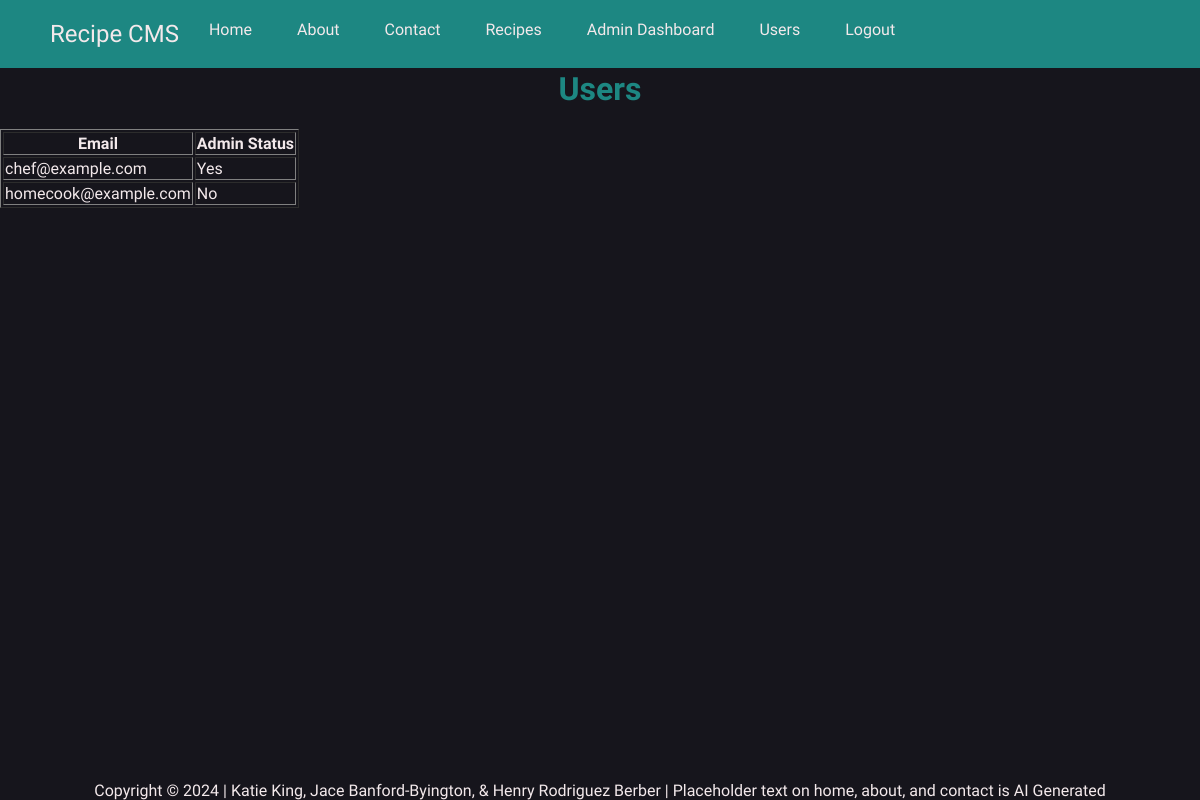
/index.php?page=adminPages/users (signed in), run on the app's committed database.
### tables this page shows
CREATE TABLE IF NOT EXISTS Users (
    UserId INT NOT NULL AUTO_INCREMENT,
    Password VARCHAR(100) NOT NULL,
    Email VARCHAR(100) NOT NULL,
    isAdmin BOOLEAN NOT NULL,
    PRIMARY KEY (UserId),
    CONSTRAINT Users_UniqueEmail UNIQUE (Email)
);

### dbConnection.php (called while the page is built, shortened)
<?php
function getConnection()
{
    $dbConnection = @mysqli_connect(DB_SERVER, DB_USER, DB_PSWD, DB_NAME) or die("Could not connect to MySQL server.");
    return $dbConnection;
}
function getAllUsers(): array
{
    $query = 'SELECT * FROM Users';
    $response = getConnection()->query($query);
    return $response->fetch_all(MYSQLI_ASSOC);
}

### pages/adminPages/users.php (the view, shortened to what this page needs)
<?php
require_once 'dbConnection.php';
$users = getAllUsers();
?>
<h1>Users</h1>
<?php if (!empty($users)): ?>
    <table border="1">
        <tr>
            <th>Email</th>
            <th>Admin Status</th>
        </tr>
        <?php foreach ($users as $user): ?>
            <tr>
                <td><?php echo htmlspecialchars($user['Email']); ?></td>
                <td><?php echo htmlspecialchars($user['isAdmin'] ? 'Yes' : 'No'); ?></td>
            </tr>
        <?php endforeach; ?>
    </table>
<?php else: ?>
    <p>No users found.</p>
<?php endif; ?>

### data on the page
users: Email "chef@example.com", isAdmin "Yes"
users: Email "homecook@example.com", isAdmin "No"
